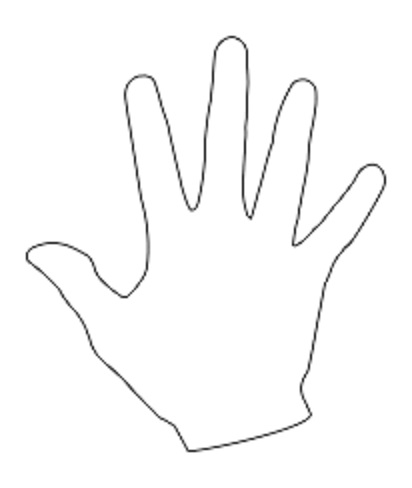
#> input picture images/hand.jpg, 412 x 488 px
$ python 4_33_Convex_Hull.py   (older library calls are emulated)
#> lines starting #> are read from the running program, lines starting #| are printed output that depends on the picture; after the words box and inside, x2 and y2 are one past the last pixel; in counts of white or black regions, pixels touching at a corner belong together
import cv2
import numpy as np

image = cv2.imread("images/hand.jpg")
#> image is the input picture: shape (488, 412, 3); min 28, max 255, mean 250.3
cv2.imshow("Original Image", image)
cv2.waitKey(0)

gray_image = cv2.cvtColor(image, cv2.COLOR_BGR2GRAY)
ret, thresh = cv2.threshold(gray_image, 176, 255, 0)
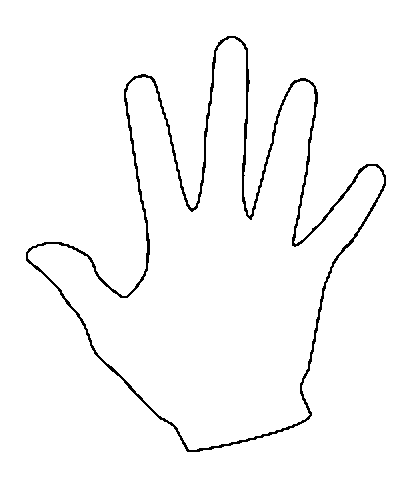
#> thresh: shape (488, 412); 97.5% white; black in thin lines or dots, all inside (x1, y1, x2, y2) = (26, 36, 386, 452)

binary, contours, hierarchy = cv2.findContours(thresh.copy(), cv2.RETR_LIST, cv2.CHAIN_APPROX_NONE)
#> contours = 3 contours; box (x1, y1, x2, y2) and area: (0, 0, 412, 488) 200157, (25, 35, 387, 453) 68294, (28, 38, 384, 450) 61403

n = len(contours) - 1
#> n = 2
print("len(contours) - 1 = ", n)
#| len(contours) - 1 =  2
contours = sorted(contours, key=cv2.contourArea, reverse=False )[:n]
#> contours = 2 contours; box (x1, y1, x2, y2) and area: (25, 35, 387, 453) 68294, (28, 38, 384, 450) 61403

for c in contours:
    x, y, w, h = cv2.boundingRect(c)
    cv2.rectangle(image, (x,y), (x+w,y+h), (0,0,255), 2)
    cv2.imshow("Bounding Rectangle", image)
#> this loop made 2 passes
#> (x, y, w, h) on passes 1 to 2: (28, 38, 356, 412), (25, 35, 362, 418)
#> pass 1, `cv2.imshow("Bounding Rectangle", image)`:
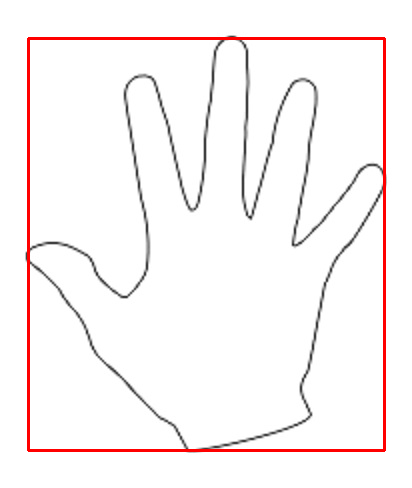
#> window 'Bounding Rectangle': shape (488, 412, 3); mean B, G, R 244.6, 244.6, 250.4
#> pass 2, `cv2.imshow("Bounding Rectangle", image)`:
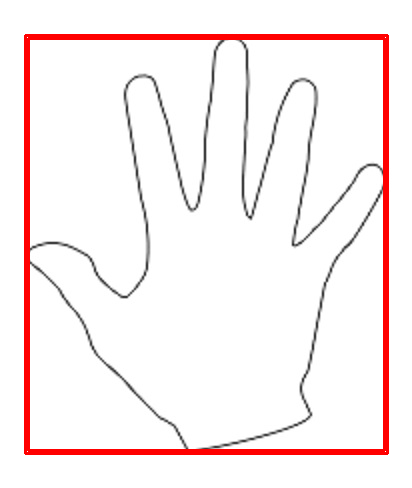
#> window 'Bounding Rectangle': shape (488, 412, 3); mean B, G, R 238.7, 238.7, 250.4

cv2.waitKey()

for c in contours:
    hull = cv2.convexHull(c)
    cv2.drawContours(image, [hull], 0, (0,255,0), 2)
    cv2.imshow("Convex Hull", image)
#> this loop made 2 passes
#> pass 1, `cv2.imshow("Convex Hull", image)`:
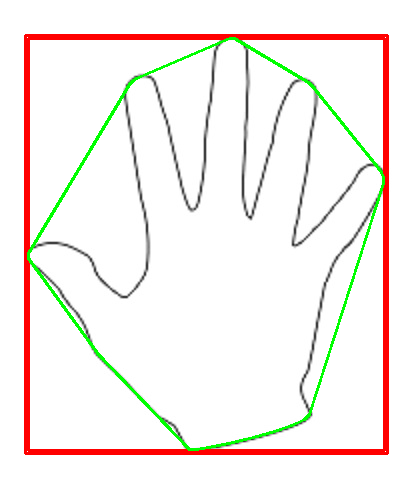
#> window 'Convex Hull': shape (488, 412, 3); mean B, G, R 234.9, 239.4, 246.6
#> pass 2, `cv2.imshow("Convex Hull", image)`:
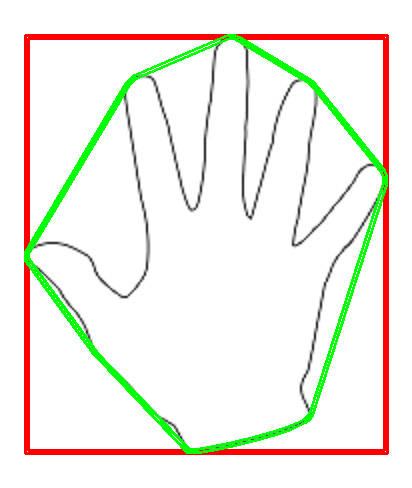
#> window 'Convex Hull': shape (488, 412, 3); mean B, G, R 231, 240, 242.2

cv2.waitKey()
cv2.destroyAllWindows()

$ run again, with images/4star.jpg copied over images/hand.jpg
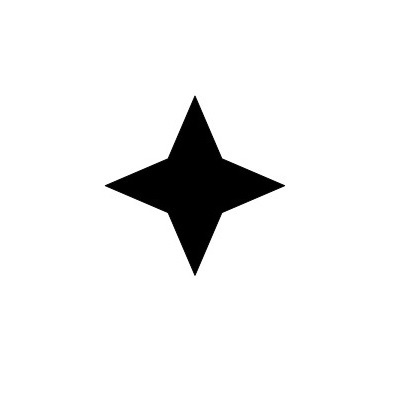
#> input picture images/4star.jpg, 400 x 400 px
#> image is the input picture: shape (400, 400, 3); min 0, max 255, mean 239.2
#> `ret, thresh = cv2.threshold(gray_image, 176, 255, 0)`:
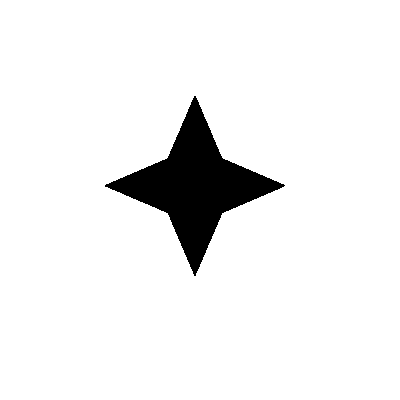
#> thresh: shape (400, 400); 93.7% white; 1 black region
#> `binary, contours, hierarchy = cv2.findContours(thresh.copy(), cv2.RETR..`: contours = 2 contours; box (x1, y1, x2, y2) and area: (0, 0, 400, 400) 159201, (104, 95, 286, 277) 10280
#> n = 1
#| len(contours) - 1 =  1
#> `contours = sorted(contours, key=cv2.contourArea, reverse=False )[:n]`: contours = 1 contour; box (x1, y1, x2, y2) and area: (104, 95, 286, 277) 10280
#> the loop `for c in contours:` made 1 pass
#> (x, y, w, h) on pass 1: (104, 95, 182, 182)
#> the loop `for c in contours:` made 1 pass
#> pass 1, `cv2.imshow("Convex Hull", image)`:
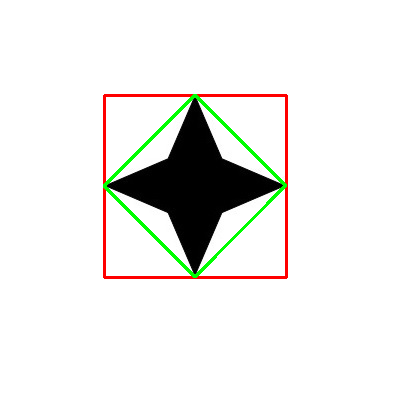
#> window 'Convex Hull': shape (400, 400, 3); mean B, G, R 233, 235.8, 236.4
